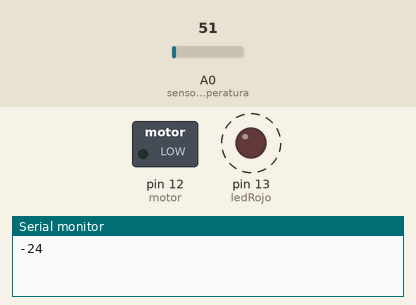
This sketch was run on a simulated Arduino Uno, built with avr-gcc and run on an emulated ATmega328P. Shown: switched loads named in the sketch (green lamp = pin HIGH), output pins drawn as LEDs (lit = HIGH), the last lines printed to the serial monitor. Dashed ring = blinking. Inputs (shaded band) come from the test bench; at power-on: A0 (sensorTemperatura) = 51.

Above: at 2.8 s.
2.9 s: A0 (sensorTemperatura) set to 116
6.4 s: A0 (sensorTemperatura) set to 132
At 6.8 s:
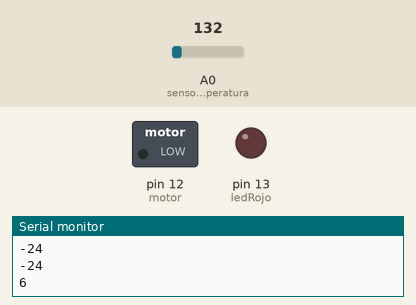
9.1 s: A0 (sensorTemperatura) set to 149
11.8 s: A0 (sensorTemperatura) set to 163
At 13.4 s:
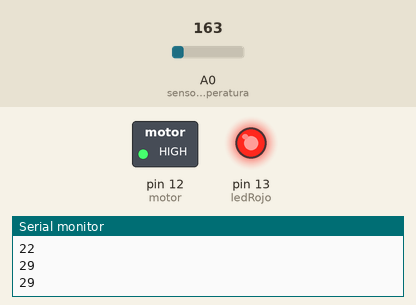
14.5 s: A0 (sensorTemperatura) set to 112
At 15.4 s:
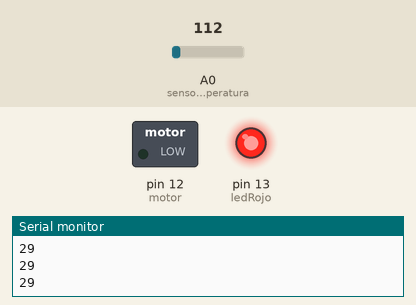
Timing chart, 0 to 21.5 s (numbered marks = the images above; inputs shaded):
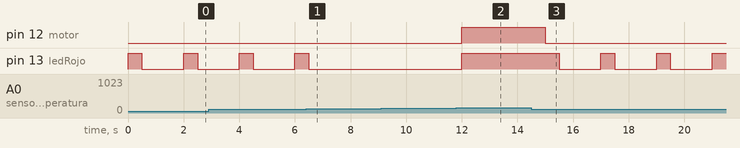

The sketch:

temperature1.ino
```cpp
int ledRojo = 13;
int sensorTemperatura = A0;
int motor = 12;

void setup()
{
  pinMode(ledRojo, OUTPUT);
  pinMode(sensorTemperatura, INPUT);
  pinMode(motor, OUTPUT);
  Serial.begin(9600);
}

void loop()
{
  int temperatura = (-40 + 0.488155 * (analogRead(sensorTemperatura) - 20));

  if (temperatura <= 10) {
    digitalWrite(ledRojo, HIGH);
    digitalWrite(motor, LOW);
    delay(500);
    digitalWrite(ledRojo, LOW);
    delay(500);
  }
  else if (temperatura >= 11 && temperatura <= 25) {
    digitalWrite(ledRojo, LOW);
    digitalWrite(motor, LOW);
  }
  else if (temperatura >= 26) {
    digitalWrite(ledRojo, HIGH);
    digitalWrite(motor, HIGH);
  }

  Serial.println(temperatura);
  delay(1000);
}
```

Measured:
- the behaviour switches between 124 and 125 on A0 (sensorTemperatura) (found by bisection; images 0 and 1)
- the behaviour switches between 155 and 156 on A0 (sensorTemperatura) (found by bisection; images 1 and 2)
- after the input at 6.4 s, pin 13 (ledRojo): goes on until 6.5 s, then stays LOW
- after the input at 11.8 s, pin 12 (motor), pin 13 (ledRojo): LOW → HIGH after 0.20 s
- after the input at 14.5 s, pin 12 (motor): HIGH → LOW after 0.50 s; pin 13 (ledRojo): alternates HIGH for 0.50 s and LOW for 1.5 s, starting after 1.0 s
